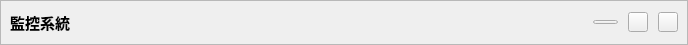
<?xml version="1.0" encoding="UTF-8"?>
<ui version="4.0">
 <class>MainTitleBar</class>
 <widget class="QWidget" name="MainTitleBar">
  <property name="geometry">
   <rect>
    <x>0</x>
    <y>0</y>
    <width>688</width>
    <height>45</height>
   </rect>
  </property>
  <property name="windowTitle">
   <string>Form</string>
  </property>
  <property name="styleSheet">
   <string notr="true"/>
  </property>
  <layout class="QVBoxLayout" name="verticalLayout">
   <property name="spacing">
    <number>0</number>
   </property>
   <property name="leftMargin">
    <number>0</number>
   </property>
   <property name="topMargin">
    <number>0</number>
   </property>
   <property name="rightMargin">
    <number>0</number>
   </property>
   <property name="bottomMargin">
    <number>0</number>
   </property>
   <item>
    <widget class="QFrame" name="frameBorder">
     <property name="frameShape">
      <enum>QFrame::StyledPanel</enum>
     </property>
     <property name="frameShadow">
      <enum>QFrame::Raised</enum>
     </property>
     <layout class="QHBoxLayout" name="horizontalLayout">
      <property name="spacing">
       <number>10</number>
      </property>
      <property name="leftMargin">
       <number>9</number>
      </property>
      <property name="topMargin">
       <number>9</number>
      </property>
      <property name="rightMargin">
       <number>9</number>
      </property>
      <property name="bottomMargin">
       <number>9</number>
      </property>
      <item>
       <widget class="QLabel" name="labelTitleName">
        <property name="font">
         <font>
          <family>微软雅黑</family>
          <pointsize>11</pointsize>
          <weight>75</weight>
          <bold>true</bold>
         </font>
        </property>
        <property name="text">
         <string>監控系統</string>
        </property>
        <property name="scaledContents">
         <bool>true</bool>
        </property>
       </widget>
      </item>
      <item>
       <spacer name="horizontalSpacer">
        <property name="orientation">
         <enum>Qt::Horizontal</enum>
        </property>
        <property name="sizeHint" stdset="0">
         <size>
          <width>492</width>
          <height>20</height>
         </size>
        </property>
       </spacer>
      </item>
      <item>
       <widget class="QLabel" name="labelImage">
        <property name="minimumSize">
         <size>
          <width>25</width>
          <height>25</height>
         </size>
        </property>
        <property name="maximumSize">
         <size>
          <width>25</width>
          <height>25</height>
         </size>
        </property>
        <property name="font">
         <font>
          <weight>75</weight>
          <bold>true</bold>
         </font>
        </property>
        <property name="text">
         <string/>
        </property>
        <property name="pixmap">
         <pixmap resource="../res.qrc">:/res/res/image/image.png</pixmap>
        </property>
        <property name="scaledContents">
         <bool>true</bool>
        </property>
       </widget>
      </item>
      <item>
       <widget class="QPushButton" name="pushButtonMin">
        <property name="minimumSize">
         <size>
          <width>25</width>
          <height>4</height>
         </size>
        </property>
        <property name="maximumSize">
         <size>
          <width>25</width>
          <height>4</height>
         </size>
        </property>
        <property name="font">
         <font>
          <pointsize>6</pointsize>
         </font>
        </property>
        <property name="styleSheet">
         <string notr="true"/>
        </property>
        <property name="text">
         <string/>
        </property>
       </widget>
      </item>
      <item>
       <widget class="QPushButton" name="pushButtonNormalMax">
        <property name="minimumSize">
         <size>
          <width>20</width>
          <height>20</height>
         </size>
        </property>
        <property name="maximumSize">
         <size>
          <width>20</width>
          <height>20</height>
         </size>
        </property>
        <property name="font">
         <font>
          <pointsize>6</pointsize>
         </font>
        </property>
        <property name="styleSheet">
         <string notr="true"/>
        </property>
        <property name="text">
         <string/>
        </property>
       </widget>
      </item>
      <item>
       <widget class="QPushButton" name="pushButtonClose">
        <property name="minimumSize">
         <size>
          <width>20</width>
          <height>20</height>
         </size>
        </property>
        <property name="maximumSize">
         <size>
          <width>20</width>
          <height>20</height>
         </size>
        </property>
        <property name="text">
         <string/>
        </property>
       </widget>
      </item>
     </layout>
    </widget>
   </item>
  </layout>
 </widget>
 <resources>
  <include location="../res.qrc"/>
 </resources>
 <connections/>
</ui>
